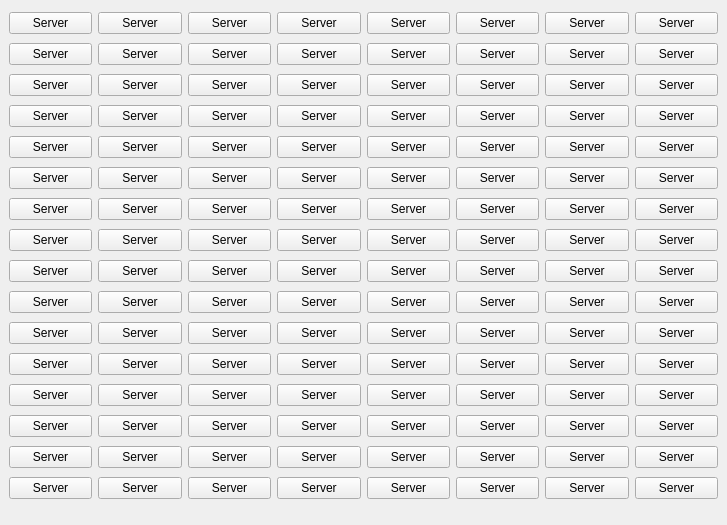
<?xml version="1.0" encoding="UTF-8"?>
<ui version="4.0">
 <class>DockServer</class>
 <widget class="QDockWidget" name="DockServer">
  <property name="geometry">
   <rect>
    <x>0</x>
    <y>0</y>
    <width>727</width>
    <height>525</height>
   </rect>
  </property>
  <property name="windowTitle">
   <string>Server</string>
  </property>
  <widget class="QWidget" name="dockWidgetContents">
   <layout class="QGridLayout" name="gridLayout">
    <item row="0" column="0">
     <widget class="QPushButton" name="pushButton">
      <property name="text">
       <string>Server</string>
      </property>
     </widget>
    </item>
    <item row="0" column="1">
     <widget class="QPushButton" name="pushButton_2">
      <property name="text">
       <string>Server</string>
      </property>
     </widget>
    </item>
    <item row="0" column="2">
     <widget class="QPushButton" name="pushButton_3">
      <property name="text">
       <string>Server</string>
      </property>
     </widget>
    </item>
    <item row="0" column="3">
     <widget class="QPushButton" name="pushButton_4">
      <property name="text">
       <string>Server</string>
      </property>
     </widget>
    </item>
    <item row="0" column="4">
     <widget class="QPushButton" name="pushButton_39">
      <property name="text">
       <string>Server</string>
      </property>
     </widget>
    </item>
    <item row="0" column="5">
     <widget class="QPushButton" name="pushButton_60">
      <property name="text">
       <string>Server</string>
      </property>
     </widget>
    </item>
    <item row="0" column="6">
     <widget class="QPushButton" name="pushButton_44">
      <property name="text">
       <string>Server</string>
      </property>
     </widget>
    </item>
    <item row="0" column="7">
     <widget class="QPushButton" name="pushButton_56">
      <property name="text">
       <string>Server</string>
      </property>
     </widget>
    </item>
    <item row="1" column="0">
     <widget class="QPushButton" name="pushButton_6">
      <property name="text">
       <string>Server</string>
      </property>
     </widget>
    </item>
    <item row="1" column="1">
     <widget class="QPushButton" name="pushButton_8">
      <property name="text">
       <string>Server</string>
      </property>
     </widget>
    </item>
    <item row="1" column="2">
     <widget class="QPushButton" name="pushButton_7">
      <property name="text">
       <string>Server</string>
      </property>
     </widget>
    </item>
    <item row="1" column="3">
     <widget class="QPushButton" name="pushButton_5">
      <property name="text">
       <string>Server</string>
      </property>
     </widget>
    </item>
    <item row="1" column="4">
     <widget class="QPushButton" name="pushButton_61">
      <property name="text">
       <string>Server</string>
      </property>
     </widget>
    </item>
    <item row="1" column="5">
     <widget class="QPushButton" name="pushButton_51">
      <property name="text">
       <string>Server</string>
      </property>
     </widget>
    </item>
    <item row="1" column="6">
     <widget class="QPushButton" name="pushButton_48">
      <property name="text">
       <string>Server</string>
      </property>
     </widget>
    </item>
    <item row="1" column="7">
     <widget class="QPushButton" name="pushButton_35">
      <property name="text">
       <string>Server</string>
      </property>
     </widget>
    </item>
    <item row="2" column="0">
     <widget class="QPushButton" name="pushButton_11">
      <property name="text">
       <string>Server</string>
      </property>
     </widget>
    </item>
    <item row="2" column="1">
     <widget class="QPushButton" name="pushButton_15">
      <property name="text">
       <string>Server</string>
      </property>
     </widget>
    </item>
    <item row="2" column="2">
     <widget class="QPushButton" name="pushButton_12">
      <property name="text">
       <string>Server</string>
      </property>
     </widget>
    </item>
    <item row="2" column="3">
     <widget class="QPushButton" name="pushButton_14">
      <property name="text">
       <string>Server</string>
      </property>
     </widget>
    </item>
    <item row="2" column="4">
     <widget class="QPushButton" name="pushButton_55">
      <property name="text">
       <string>Server</string>
      </property>
     </widget>
    </item>
    <item row="2" column="5">
     <widget class="QPushButton" name="pushButton_40">
      <property name="text">
       <string>Server</string>
      </property>
     </widget>
    </item>
    <item row="2" column="6">
     <widget class="QPushButton" name="pushButton_63">
      <property name="text">
       <string>Server</string>
      </property>
     </widget>
    </item>
    <item row="2" column="7">
     <widget class="QPushButton" name="pushButton_42">
      <property name="text">
       <string>Server</string>
      </property>
     </widget>
    </item>
    <item row="3" column="0">
     <widget class="QPushButton" name="pushButton_16">
      <property name="text">
       <string>Server</string>
      </property>
     </widget>
    </item>
    <item row="3" column="1">
     <widget class="QPushButton" name="pushButton_9">
      <property name="text">
       <string>Server</string>
      </property>
     </widget>
    </item>
    <item row="3" column="2">
     <widget class="QPushButton" name="pushButton_13">
      <property name="text">
       <string>Server</string>
      </property>
     </widget>
    </item>
    <item row="3" column="3">
     <widget class="QPushButton" name="pushButton_10">
      <property name="text">
       <string>Server</string>
      </property>
     </widget>
    </item>
    <item row="3" column="4">
     <widget class="QPushButton" name="pushButton_47">
      <property name="text">
       <string>Server</string>
      </property>
     </widget>
    </item>
    <item row="3" column="5">
     <widget class="QPushButton" name="pushButton_58">
      <property name="text">
       <string>Server</string>
      </property>
     </widget>
    </item>
    <item row="3" column="6">
     <widget class="QPushButton" name="pushButton_41">
      <property name="text">
       <string>Server</string>
      </property>
     </widget>
    </item>
    <item row="3" column="7">
     <widget class="QPushButton" name="pushButton_53">
      <property name="text">
       <string>Server</string>
      </property>
     </widget>
    </item>
    <item row="4" column="0">
     <widget class="QPushButton" name="pushButton_19">
      <property name="text">
       <string>Server</string>
      </property>
     </widget>
    </item>
    <item row="4" column="1">
     <widget class="QPushButton" name="pushButton_30">
      <property name="text">
       <string>Server</string>
      </property>
     </widget>
    </item>
    <item row="4" column="2">
     <widget class="QPushButton" name="pushButton_23">
      <property name="text">
       <string>Server</string>
      </property>
     </widget>
    </item>
    <item row="4" column="3">
     <widget class="QPushButton" name="pushButton_28">
      <property name="text">
       <string>Server</string>
      </property>
     </widget>
    </item>
    <item row="4" column="4">
     <widget class="QPushButton" name="pushButton_36">
      <property name="text">
       <string>Server</string>
      </property>
     </widget>
    </item>
    <item row="4" column="5">
     <widget class="QPushButton" name="pushButton_52">
      <property name="text">
       <string>Server</string>
      </property>
     </widget>
    </item>
    <item row="4" column="6">
     <widget class="QPushButton" name="pushButton_33">
      <property name="text">
       <string>Server</string>
      </property>
     </widget>
    </item>
    <item row="4" column="7">
     <widget class="QPushButton" name="pushButton_43">
      <property name="text">
       <string>Server</string>
      </property>
     </widget>
    </item>
    <item row="5" column="0">
     <widget class="QPushButton" name="pushButton_31">
      <property name="text">
       <string>Server</string>
      </property>
     </widget>
    </item>
    <item row="5" column="1">
     <widget class="QPushButton" name="pushButton_25">
      <property name="text">
       <string>Server</string>
      </property>
     </widget>
    </item>
    <item row="5" column="2">
     <widget class="QPushButton" name="pushButton_24">
      <property name="text">
       <string>Server</string>
      </property>
     </widget>
    </item>
    <item row="5" column="3">
     <widget class="QPushButton" name="pushButton_18">
      <property name="text">
       <string>Server</string>
      </property>
     </widget>
    </item>
    <item row="5" column="4">
     <widget class="QPushButton" name="pushButton_45">
      <property name="text">
       <string>Server</string>
      </property>
     </widget>
    </item>
    <item row="5" column="5">
     <widget class="QPushButton" name="pushButton_37">
      <property name="text">
       <string>Server</string>
      </property>
     </widget>
    </item>
    <item row="5" column="6">
     <widget class="QPushButton" name="pushButton_59">
      <property name="text">
       <string>Server</string>
      </property>
     </widget>
    </item>
    <item row="5" column="7">
     <widget class="QPushButton" name="pushButton_64">
      <property name="text">
       <string>Server</string>
      </property>
     </widget>
    </item>
    <item row="6" column="0">
     <widget class="QPushButton" name="pushButton_27">
      <property name="text">
       <string>Server</string>
      </property>
     </widget>
    </item>
    <item row="6" column="1">
     <widget class="QPushButton" name="pushButton_20">
      <property name="text">
       <string>Server</string>
      </property>
     </widget>
    </item>
    <item row="6" column="2">
     <widget class="QPushButton" name="pushButton_32">
      <property name="text">
       <string>Server</string>
      </property>
     </widget>
    </item>
    <item row="6" column="3">
     <widget class="QPushButton" name="pushButton_22">
      <property name="text">
       <string>Server</string>
      </property>
     </widget>
    </item>
    <item row="6" column="4">
     <widget class="QPushButton" name="pushButton_62">
      <property name="text">
       <string>Server</string>
      </property>
     </widget>
    </item>
    <item row="6" column="5">
     <widget class="QPushButton" name="pushButton_57">
      <property name="text">
       <string>Server</string>
      </property>
     </widget>
    </item>
    <item row="6" column="6">
     <widget class="QPushButton" name="pushButton_46">
      <property name="text">
       <string>Server</string>
      </property>
     </widget>
    </item>
    <item row="6" column="7">
     <widget class="QPushButton" name="pushButton_50">
      <property name="text">
       <string>Server</string>
      </property>
     </widget>
    </item>
    <item row="7" column="0">
     <widget class="QPushButton" name="pushButton_17">
      <property name="text">
       <string>Server</string>
      </property>
     </widget>
    </item>
    <item row="7" column="1">
     <widget class="QPushButton" name="pushButton_29">
      <property name="text">
       <string>Server</string>
      </property>
     </widget>
    </item>
    <item row="7" column="2">
     <widget class="QPushButton" name="pushButton_21">
      <property name="text">
       <string>Server</string>
      </property>
     </widget>
    </item>
    <item row="7" column="3">
     <widget class="QPushButton" name="pushButton_26">
      <property name="text">
       <string>Server</string>
      </property>
     </widget>
    </item>
    <item row="7" column="4">
     <widget class="QPushButton" name="pushButton_34">
      <property name="text">
       <string>Server</string>
      </property>
     </widget>
    </item>
    <item row="7" column="5">
     <widget class="QPushButton" name="pushButton_54">
      <property name="text">
       <string>Server</string>
      </property>
     </widget>
    </item>
    <item row="7" column="6">
     <widget class="QPushButton" name="pushButton_49">
      <property name="text">
       <string>Server</string>
      </property>
     </widget>
    </item>
    <item row="7" column="7">
     <widget class="QPushButton" name="pushButton_38">
      <property name="text">
       <string>Server</string>
      </property>
     </widget>
    </item>
    <item row="8" column="0">
     <widget class="QPushButton" name="pushButton_74">
      <property name="text">
       <string>Server</string>
      </property>
     </widget>
    </item>
    <item row="8" column="1">
     <widget class="QPushButton" name="pushButton_120">
      <property name="text">
       <string>Server</string>
      </property>
     </widget>
    </item>
    <item row="8" column="2">
     <widget class="QPushButton" name="pushButton_92">
      <property name="text">
       <string>Server</string>
      </property>
     </widget>
    </item>
    <item row="8" column="3">
     <widget class="QPushButton" name="pushButton_116">
      <property name="text">
       <string>Server</string>
      </property>
     </widget>
    </item>
    <item row="8" column="4">
     <widget class="QPushButton" name="pushButton_76">
      <property name="text">
       <string>Server</string>
      </property>
     </widget>
    </item>
    <item row="8" column="5">
     <widget class="QPushButton" name="pushButton_91">
      <property name="text">
       <string>Server</string>
      </property>
     </widget>
    </item>
    <item row="8" column="6">
     <widget class="QPushButton" name="pushButton_83">
      <property name="text">
       <string>Server</string>
      </property>
     </widget>
    </item>
    <item row="8" column="7">
     <widget class="QPushButton" name="pushButton_123">
      <property name="text">
       <string>Server</string>
      </property>
     </widget>
    </item>
    <item row="9" column="0">
     <widget class="QPushButton" name="pushButton_121">
      <property name="text">
       <string>Server</string>
      </property>
     </widget>
    </item>
    <item row="9" column="1">
     <widget class="QPushButton" name="pushButton_109">
      <property name="text">
       <string>Server</string>
      </property>
     </widget>
    </item>
    <item row="9" column="2">
     <widget class="QPushButton" name="pushButton_101">
      <property name="text">
       <string>Server</string>
      </property>
     </widget>
    </item>
    <item row="9" column="3">
     <widget class="QPushButton" name="pushButton_70">
      <property name="text">
       <string>Server</string>
      </property>
     </widget>
    </item>
    <item row="9" column="4">
     <widget class="QPushButton" name="pushButton_125">
      <property name="text">
       <string>Server</string>
      </property>
     </widget>
    </item>
    <item row="9" column="5">
     <widget class="QPushButton" name="pushButton_94">
      <property name="text">
       <string>Server</string>
      </property>
     </widget>
    </item>
    <item row="9" column="6">
     <widget class="QPushButton" name="pushButton_95">
      <property name="text">
       <string>Server</string>
      </property>
     </widget>
    </item>
    <item row="9" column="7">
     <widget class="QPushButton" name="pushButton_85">
      <property name="text">
       <string>Server</string>
      </property>
     </widget>
    </item>
    <item row="10" column="0">
     <widget class="QPushButton" name="pushButton_115">
      <property name="text">
       <string>Server</string>
      </property>
     </widget>
    </item>
    <item row="10" column="1">
     <widget class="QPushButton" name="pushButton_79">
      <property name="text">
       <string>Server</string>
      </property>
     </widget>
    </item>
    <item row="10" column="2">
     <widget class="QPushButton" name="pushButton_126">
      <property name="text">
       <string>Server</string>
      </property>
     </widget>
    </item>
    <item row="10" column="3">
     <widget class="QPushButton" name="pushButton_81">
      <property name="text">
       <string>Server</string>
      </property>
     </widget>
    </item>
    <item row="10" column="4">
     <widget class="QPushButton" name="pushButton_102">
      <property name="text">
       <string>Server</string>
      </property>
     </widget>
    </item>
    <item row="10" column="5">
     <widget class="QPushButton" name="pushButton_82">
      <property name="text">
       <string>Server</string>
      </property>
     </widget>
    </item>
    <item row="10" column="6">
     <widget class="QPushButton" name="pushButton_103">
      <property name="text">
       <string>Server</string>
      </property>
     </widget>
    </item>
    <item row="10" column="7">
     <widget class="QPushButton" name="pushButton_68">
      <property name="text">
       <string>Server</string>
      </property>
     </widget>
    </item>
    <item row="11" column="0">
     <widget class="QPushButton" name="pushButton_99">
      <property name="text">
       <string>Server</string>
      </property>
     </widget>
    </item>
    <item row="11" column="1">
     <widget class="QPushButton" name="pushButton_118">
      <property name="text">
       <string>Server</string>
      </property>
     </widget>
    </item>
    <item row="11" column="2">
     <widget class="QPushButton" name="pushButton_80">
      <property name="text">
       <string>Server</string>
      </property>
     </widget>
    </item>
    <item row="11" column="3">
     <widget class="QPushButton" name="pushButton_113">
      <property name="text">
       <string>Server</string>
      </property>
     </widget>
    </item>
    <item row="11" column="4">
     <widget class="QPushButton" name="pushButton_86">
      <property name="text">
       <string>Server</string>
      </property>
     </widget>
    </item>
    <item row="11" column="5">
     <widget class="QPushButton" name="pushButton_100">
      <property name="text">
       <string>Server</string>
      </property>
     </widget>
    </item>
    <item row="11" column="6">
     <widget class="QPushButton" name="pushButton_97">
      <property name="text">
       <string>Server</string>
      </property>
     </widget>
    </item>
    <item row="11" column="7">
     <widget class="QPushButton" name="pushButton_122">
      <property name="text">
       <string>Server</string>
      </property>
     </widget>
    </item>
    <item row="12" column="0">
     <widget class="QPushButton" name="pushButton_71">
      <property name="text">
       <string>Server</string>
      </property>
     </widget>
    </item>
    <item row="12" column="1">
     <widget class="QPushButton" name="pushButton_110">
      <property name="text">
       <string>Server</string>
      </property>
     </widget>
    </item>
    <item row="12" column="2">
     <widget class="QPushButton" name="pushButton_127">
      <property name="text">
       <string>Server</string>
      </property>
     </widget>
    </item>
    <item row="12" column="3">
     <widget class="QPushButton" name="pushButton_84">
      <property name="text">
       <string>Server</string>
      </property>
     </widget>
    </item>
    <item row="12" column="4">
     <widget class="QPushButton" name="pushButton_98">
      <property name="text">
       <string>Server</string>
      </property>
     </widget>
    </item>
    <item row="12" column="5">
     <widget class="QPushButton" name="pushButton_104">
      <property name="text">
       <string>Server</string>
      </property>
     </widget>
    </item>
    <item row="12" column="6">
     <widget class="QPushButton" name="pushButton_75">
      <property name="text">
       <string>Server</string>
      </property>
     </widget>
    </item>
    <item row="12" column="7">
     <widget class="QPushButton" name="pushButton_90">
      <property name="text">
       <string>Server</string>
      </property>
     </widget>
    </item>
    <item row="13" column="0">
     <widget class="QPushButton" name="pushButton_93">
      <property name="text">
       <string>Server</string>
      </property>
     </widget>
    </item>
    <item row="13" column="1">
     <widget class="QPushButton" name="pushButton_72">
      <property name="text">
       <string>Server</string>
      </property>
     </widget>
    </item>
    <item row="13" column="2">
     <widget class="QPushButton" name="pushButton_119">
      <property name="text">
       <string>Server</string>
      </property>
     </widget>
    </item>
    <item row="13" column="3">
     <widget class="QPushButton" name="pushButton_128">
      <property name="text">
       <string>Server</string>
      </property>
     </widget>
    </item>
    <item row="13" column="4">
     <widget class="QPushButton" name="pushButton_69">
      <property name="text">
       <string>Server</string>
      </property>
     </widget>
    </item>
    <item row="13" column="5">
     <widget class="QPushButton" name="pushButton_77">
      <property name="text">
       <string>Server</string>
      </property>
     </widget>
    </item>
    <item row="13" column="6">
     <widget class="QPushButton" name="pushButton_88">
      <property name="text">
       <string>Server</string>
      </property>
     </widget>
    </item>
    <item row="13" column="7">
     <widget class="QPushButton" name="pushButton_65">
      <property name="text">
       <string>Server</string>
      </property>
     </widget>
    </item>
    <item row="14" column="0">
     <widget class="QPushButton" name="pushButton_124">
      <property name="text">
       <string>Server</string>
      </property>
     </widget>
    </item>
    <item row="14" column="1">
     <widget class="QPushButton" name="pushButton_117">
      <property name="text">
       <string>Server</string>
      </property>
     </widget>
    </item>
    <item row="14" column="2">
     <widget class="QPushButton" name="pushButton_96">
      <property name="text">
       <string>Server</string>
      </property>
     </widget>
    </item>
    <item row="14" column="3">
     <widget class="QPushButton" name="pushButton_107">
      <property name="text">
       <string>Server</string>
      </property>
     </widget>
    </item>
    <item row="14" column="4">
     <widget class="QPushButton" name="pushButton_111">
      <property name="text">
       <string>Server</string>
      </property>
     </widget>
    </item>
    <item row="14" column="5">
     <widget class="QPushButton" name="pushButton_106">
      <property name="text">
       <string>Server</string>
      </property>
     </widget>
    </item>
    <item row="14" column="6">
     <widget class="QPushButton" name="pushButton_112">
      <property name="text">
       <string>Server</string>
      </property>
     </widget>
    </item>
    <item row="14" column="7">
     <widget class="QPushButton" name="pushButton_108">
      <property name="text">
       <string>Server</string>
      </property>
     </widget>
    </item>
    <item row="15" column="0">
     <widget class="QPushButton" name="pushButton_67">
      <property name="text">
       <string>Server</string>
      </property>
     </widget>
    </item>
    <item row="15" column="1">
     <widget class="QPushButton" name="pushButton_114">
      <property name="text">
       <string>Server</string>
      </property>
     </widget>
    </item>
    <item row="15" column="2">
     <widget class="QPushButton" name="pushButton_105">
      <property name="text">
       <string>Server</string>
      </property>
     </widget>
    </item>
    <item row="15" column="3">
     <widget class="QPushButton" name="pushButton_73">
      <property name="text">
       <string>Server</string>
      </property>
     </widget>
    </item>
    <item row="15" column="4">
     <widget class="QPushButton" name="pushButton_78">
      <property name="text">
       <string>Server</string>
      </property>
     </widget>
    </item>
    <item row="15" column="5">
     <widget class="QPushButton" name="pushButton_66">
      <property name="text">
       <string>Server</string>
      </property>
     </widget>
    </item>
    <item row="15" column="6">
     <widget class="QPushButton" name="pushButton_87">
      <property name="text">
       <string>Server</string>
      </property>
     </widget>
    </item>
    <item row="15" column="7">
     <widget class="QPushButton" name="pushButton_89">
      <property name="text">
       <string>Server</string>
      </property>
     </widget>
    </item>
   </layout>
  </widget>
 </widget>
 <resources/>
 <connections/>
</ui>
